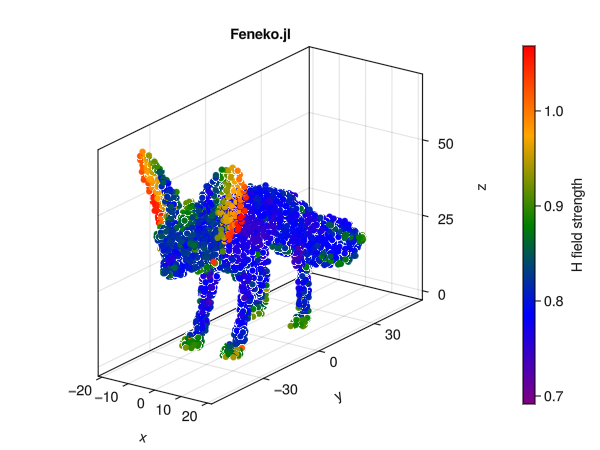

Write the Julia code that produced this figure.
include("../gmsh_wrapper.jl")
include("../FEM.jl")

# For plots | Uncomment the plot section of "main()"
using GLMakie

function main(meshSize=0,localSize=0,showGmsh=true,saveMesh=false)
    #=
        Makes a model with cubes and spheres and refines the mesh on the spheres
    
        Input:
            meshSize  - Mesh size (0 = let gmsh choose)
            localSize - Size of mesh in every volume beyond the container (0 for no local refinement)
            saveMesh  - Save mesh to a FEMCE compatible format 

    =#
    

    # Applied field
    mu0 = pi*4e-7      # vacuum magnetic permeability
    Hext::Vector{Float64} = [1,0,0]     # T

    # Dimensions
    L::Vector{Float64} = [1.65,1.65,0.04]
    # L::Vector{Float64} = [1,1,1]
    
    # Relative magnetic permeability
    permeability::Float64 = 3

    # Create a geometry
    gmsh.initialize()

    # List of cells inside the container
    cells = []

    # Import cad file
    box, bounding_shell_n_surfaces = importCAD("../STEP_Models/Fennec_Fox.step",cells)

    # Fragment to make a unified geometry
    _, fragments = gmsh.model.occ.fragment([(3, box)], cells)
    gmsh.model.occ.synchronize()

    # Update container volume ID
    box = fragments[1][1][2]

    # Generate Mesh
    mesh = Mesh(cells,meshSize,localSize,saveMesh)
    
    # Get bounding shell surface id
    shell_id = gmsh.model.getAdjacencies(3, box)[2]

    # Must remove the surface Id of the interior surfaces
    shell_id = shell_id[bounding_shell_n_surfaces] # All other, are interior surfaces

    # if showGmsh
        gmsh.fltk.run()
    # end
    gmsh.finalize()

    println("Number of elements ",size(mesh.t,2))
    println("Number of Inside elements ",length(mesh.InsideElements))
    println("Number of nodes ",size(mesh.p,2))
    println("Number of Inside nodes ",length(mesh.InsideNodes))
    println("Number of surface elements ",size(mesh.surfaceT,2))

    # FEM

    # Relative magnetic permeability 
    mu::Vector{Float64} = ones(mesh.nt);
    mu[mesh.InsideElements] .= permeability

    # Boundary conditions
    RHS = BoundaryIntegral(mesh,Hext,shell_id)

    # Lagrange multiplier technique
    Lag = lagrange(mesh)

    # Stiffness matrix
    A = stiffnessMatrix(mesh,mu) 
    
    # Extend the matrix for the Lagrange multiplier technique
    mat = [A Lag;Lag' 0]

    # Magnetic scalar potential
    u = mat\[-RHS;0]
    u = u[1:mesh.nv]

    #= Example of calling C++ to calculate the local stiffness matrix
        
        # Julia local stiffness matrix
        Ak::Matrix{Float64} = @time localStiffnessMatrix(mesh,mu)

        # C++ Local stiffness matrix
        t::Matrix{Int32} = mesh.t .- 1 # C++ index starts at 0 # C++ index starts at 0
        Ak::Matrix{Float64} = @time CstiffnessMatrix(mesh.p,t,mesh.VE,mu)
    
    =#

    # Magnetic field
    H_vectorField::Matrix{Float64} = zeros(mesh.nt,3)
    for k in 1:mesh.nt
        nds = mesh.t[:,k];

        # Sum the contributions
        for nd in nds
            # obtain the element parameters
            _,b,c,d = abcd(mesh.p,nds,nd)

            H_vectorField[k,1] -= u[nd]*b;
            H_vectorField[k,2] -= u[nd]*c;
            H_vectorField[k,3] -= u[nd]*d;
        end
    end

    # Magnetic field intensity
    H::Vector{Float64} = zeros(mesh.nt)
    for k in 1:mesh.nt
        H[k] = norm(H_vectorField[k,:])
    end

    # Magnetization
    chi::Vector{Float64} = mu .- 1;
    M_vectorField::Matrix{Float64} = zeros(mesh.nInside,3)
    M::Vector{Float64} = zeros(mesh.nInside)
    for ik in 1:mesh.nInside
        k = mesh.InsideElements[ik]
        
        M_vectorField[ik,1] = chi[k]*H_vectorField[k,1]
        M_vectorField[ik,2] = chi[k]*H_vectorField[k,2]
        M_vectorField[ik,3] = chi[k]*H_vectorField[k,3]

        M[ik] = chi[k]*H[k]
    end

    # Element centroids
    centroids::Matrix{Float64} = zeros(3,mesh.nt)
    for k in 1:mesh.nt
        nds = mesh.t[:,k]
        centroids[1,k] = sum(mesh.p[1,nds])/4
        centroids[2,k] = sum(mesh.p[2,nds])/4
        centroids[3,k] = sum(mesh.p[3,nds])/4
    end

    # Plot result | Uncomment "using GLMakie"
    fig = Figure()
    ax = Axis3(fig[1, 1], aspect = :data, title="Feneko.jl")
    scatterPlot = scatter!(ax, 
        centroids[1,mesh.InsideElements],
        centroids[2,mesh.InsideElements],
        centroids[3,mesh.InsideElements], 
        color = H[mesh.InsideElements], 
        colormap=:rainbow
        ) # markersize=20 .* mesh.VE[mesh.InsideElements]./maximum(mesh.VE[mesh.InsideElements])

    Colorbar(fig[1, 2], scatterPlot, label="H field strength") # Add a colorbar
    
    # Display the figure (this will open an interactive window)
    wait(display(fig)) # This is required only if runing outside the repl
    
    save("Feneko_logo.png",fig)

end # end of main

meshSize = 5*60
localSize = 5
showGmsh = true
saveMesh = false

main(meshSize,localSize,showGmsh,saveMesh)
